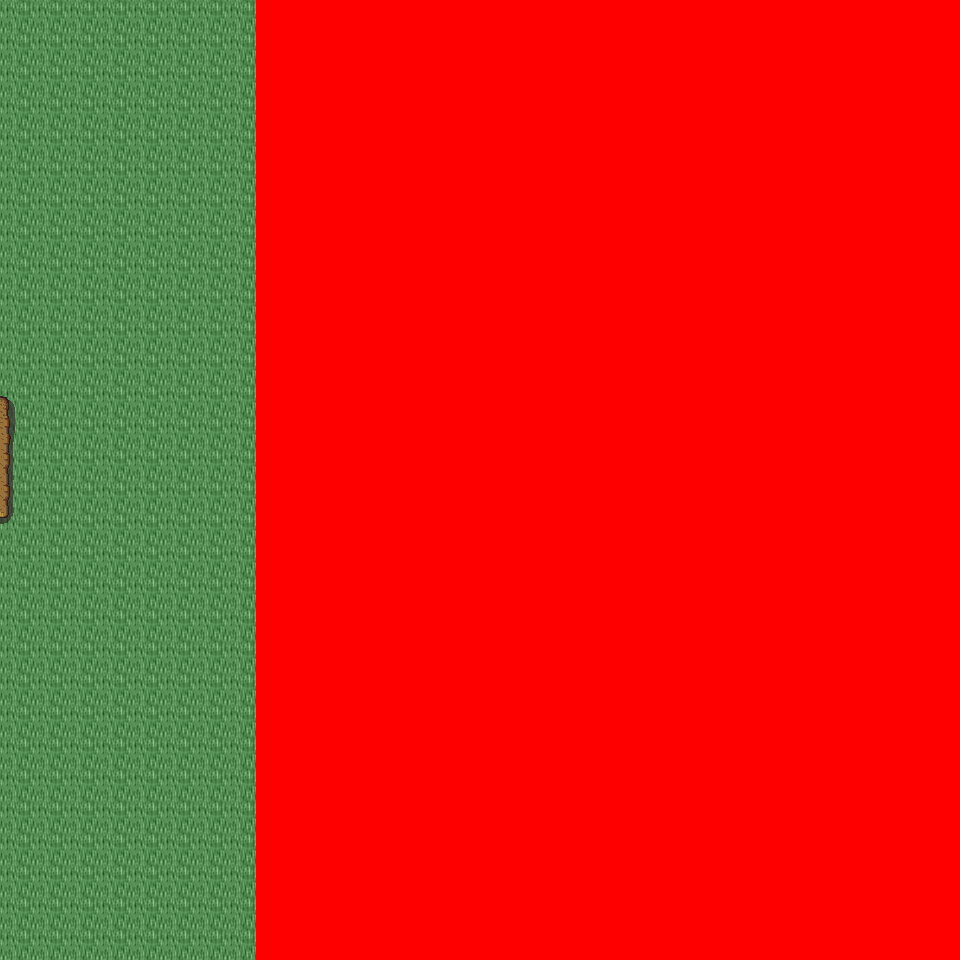

Tiled map render using the project's own tile images. Description and the map definition, with tile-layer contents summarised, below:
An orthogonal 30x30 tile map with 32x32 px tiles, 6 tile layers (Ground, Object, Object2, Above, ...), 51 tilesets and 3 objects (3x mapchange).

<map version="1.0" orientation="orthogonal" renderorder="right-down" width="30" height="30" tilewidth="32" tileheight="32" nextobjectid="4">
  <tileset firstgid="1" name="tileset_logic_collision" tilewidth="32" tileheight="32" tilecount="1" columns="1">
    <image source="../drawable/tileset_logic_collision.png" width="32" height="32" />
  </tileset>
  <tileset firstgid="2" name="tileset_ground_ground" tilewidth="32" tileheight="32" tilecount="33" columns="3">
    <image source="../drawable/tileset_ground_ground.png" width="96" height="352" />
  </tileset>
  <tileset firstgid="35" name="tileset_building_castle" tilewidth="32" tileheight="32" tilecount="320" columns="20">
    <image source="../drawable/tileset_building_castle.png" width="640" height="512" />
  </tileset>
  <tileset firstgid="355" name="tileset_item_weapon_cannon" tilewidth="32" tileheight="32" tilecount="12" columns="3">
    <image source="../drawable/tileset_item_weapon_cannon.png" width="96" height="128" />
  </tileset>
  <tileset firstgid="367" name="tileset_item_pot_barrels_1" tilewidth="32" tileheight="32" tilecount="8" columns="4">
    <image source="../drawable/tileset_item_pot_barrels_1.png" width="128" height="64" />
  </tileset>
  <tileset firstgid="375" name="tileset_building_door_door" tilewidth="32" tileheight="32" tilecount="6" columns="3">
    <image source="../drawable/tileset_building_door_door.png" width="96" height="64" />
  </tileset>
  <tileset firstgid="381" name="tileset_building_door_closed" tilewidth="32" tileheight="32" tilecount="1" columns="1">
    <image source="../drawable/tileset_building_door_closed.png" width="32" height="32" />
  </tileset>
  <tileset firstgid="382" name="tileset_building_window_window_centered" tilewidth="32" tileheight="32" tilecount="1" columns="1">
    <image source="../drawable/tileset_building_window_window_centered.png" width="32" height="32" />
  </tileset>
  <tileset firstgid="383" name="tileset_building_decoration_chimney_big" tilewidth="32" tileheight="32" tilecount="2" columns="1">
    <image source="../drawable/tileset_building_decoration_chimney_big.png" width="32" height="64" />
  </tileset>
  <tileset firstgid="385" name="tileset_ground_grass_edges" tilewidth="32" tileheight="32" tilecount="36" columns="12">
    <image source="../drawable/tileset_ground_grass_edges.png" width="384" height="96" />
  </tileset>
  <tileset firstgid="421" name="tileset_ground_grass_corners" tilewidth="32" tileheight="32" tilecount="24" columns="6">
    <image source="../drawable/tileset_ground_grass_corners.png" width="192" height="128" />
  </tileset>
  <tileset firstgid="445" name="tileset_plant_tree_fall_trees" tilewidth="32" tileheight="32" tilecount="40" columns="8">
    <image source="../drawable/tileset_plant_tree_fall_trees.png" width="256" height="160" />
  </tileset>
  <tileset firstgid="485" name="tileset_plant_tree_locust_tree" tilewidth="32" tileheight="32" tilecount="20" columns="4">
    <image source="../drawable/tileset_plant_tree_locust_tree.png" width="128" height="160" />
  </tileset>
  <tileset firstgid="505" name="tileset_furniture_chair_bench_white" tilewidth="32" tileheight="32" tilecount="8" columns="2">
    <image source="../drawable/tileset_furniture_chair_bench_white.png" width="64" height="128" />
  </tileset>
  <tileset firstgid="513" name="tileset_plant_flower_daisy_blue" tilewidth="32" tileheight="32" tilecount="8" columns="2">
    <image source="../drawable/tileset_plant_flower_daisy_blue.png" width="64" height="128" />
  </tileset>
  <tileset firstgid="521" name="tileset_plant_flower_daisy_red" tilewidth="32" tileheight="32" tilecount="8" columns="2">
    <image source="../drawable/tileset_plant_flower_daisy_red.png" width="64" height="128" />
  </tileset>
  <tileset firstgid="529" name="tileset_plant_flower_daisy_white" tilewidth="32" tileheight="32" tilecount="8" columns="2">
    <image source="../drawable/tileset_plant_flower_daisy_white.png" width="64" height="128" />
  </tileset>
  <tileset firstgid="537" name="tileset_plant_flower_daisy_yellow" tilewidth="32" tileheight="32" tilecount="8" columns="2">
    <image source="../drawable/tileset_plant_flower_daisy_yellow.png" width="64" height="128" />
  </tileset>
  <tileset firstgid="545" name="tileset_plant_flower_flower_bed_1" tilewidth="32" tileheight="32" tilecount="35" columns="7">
    <image source="../drawable/tileset_plant_flower_flower_bed_1.png" width="224" height="160" />
  </tileset>
  <tileset firstgid="580" name="tileset_plant_flower_planted_containers" tilewidth="32" tileheight="32" tilecount="16" columns="4">
    <image source="../drawable/tileset_plant_flower_planted_containers.png" width="128" height="128" />
  </tileset>
  <tileset firstgid="596" name="tileset_item_pot_pot_grey" tilewidth="32" tileheight="32" tilecount="1" columns="1">
    <image source="../drawable/tileset_item_pot_pot_grey.png" width="32" height="32" />
  </tileset>
  <tileset firstgid="597" name="tileset_item_pot_pot_burgundy" tilewidth="32" tileheight="32" tilecount="1" columns="1">
    <image source="../drawable/tileset_item_pot_pot_burgundy.png" width="32" height="32" />
  </tileset>
  <tileset firstgid="598" name="tileset_building_decoration_chimney" tilewidth="32" tileheight="32" tilecount="2" columns="1">
    <image source="../drawable/tileset_building_decoration_chimney.png" width="32" height="64" />
  </tileset>
  <tileset firstgid="600" name="tileset_furniture_light_lamp_blue" tilewidth="32" tileheight="32" tilecount="3" columns="1">
    <image source="../drawable/tileset_furniture_light_lamp_blue.png" width="32" height="96" />
  </tileset>
  <tileset firstgid="603" name="tileset_furniture_table_bazaar_table_1" tilewidth="32" tileheight="32" tilecount="4" columns="2">
    <image source="../drawable/tileset_furniture_table_bazaar_table_1.png" width="64" height="64" />
  </tileset>
  <tileset firstgid="607" name="tileset_furniture_table_bazaar_table_2" tilewidth="32" tileheight="32" tilecount="6" columns="2">
    <image source="../drawable/tileset_furniture_table_bazaar_table_2.png" width="64" height="96" />
  </tileset>
  <tileset firstgid="613" name="tileset_furniture_table_bazaar_table_3" tilewidth="32" tileheight="32" tilecount="6" columns="2">
    <image source="../drawable/tileset_furniture_table_bazaar_table_3.png" width="64" height="96" />
  </tileset>
  <tileset firstgid="619" name="tileset_furniture_table_bazaar_table_4" tilewidth="32" tileheight="32" tilecount="6" columns="2">
    <image source="../drawable/tileset_furniture_table_bazaar_table_4.png" width="64" height="96" />
  </tileset>
  <tileset firstgid="625" name="tileset_furniture_table_bazaar_table_5" tilewidth="32" tileheight="32" tilecount="6" columns="2">
    <image source="../drawable/tileset_furniture_table_bazaar_table_5.png" width="64" height="96" />
  </tileset>
  <tileset firstgid="631" name="tileset_furniture_table_flowers_on_bench2" tilewidth="32" tileheight="32" tilecount="6" columns="3">
    <image source="../drawable/tileset_furniture_table_flowers_on_bench2.png" width="96" height="64" />
  </tileset>
  <tileset firstgid="637" name="tileset_furniture_table_flowers_on_benches" tilewidth="32" tileheight="32" tilecount="10" columns="2">
    <image source="../drawable/tileset_furniture_table_flowers_on_benches.png" width="64" height="160" />
  </tileset>
  <tileset firstgid="647" name="tileset_furniture_table_vendors_table" tilewidth="32" tileheight="32" tilecount="35" columns="7">
    <image source="../drawable/tileset_furniture_table_vendors_table.png" width="224" height="160" />
  </tileset>
  <tileset firstgid="682" name="tileset_item_drink_bottles_and_cups" tilewidth="32" tileheight="32" tilecount="16" columns="4">
    <image source="../drawable/tileset_item_drink_bottles_and_cups.png" width="128" height="128" />
  </tileset>
  <tileset firstgid="698" name="tileset_item_drink_beers_and_flasks" tilewidth="32" tileheight="32" tilecount="12" columns="4">
    <image source="../drawable/tileset_item_drink_beers_and_flasks.png" width="128" height="96" />
  </tileset>
  <tileset firstgid="710" name="tileset_item_drink_casks" tilewidth="32" tileheight="32" tilecount="4" columns="2">
    <image source="../drawable/tileset_item_drink_casks.png" width="64" height="64" />
  </tileset>
  <tileset firstgid="714" name="tileset_item_food_meals_1" tilewidth="32" tileheight="32" tilecount="2" columns="2">
    <image source="../drawable/tileset_item_food_meals_1.png" width="64" height="32" />
  </tileset>
  <tileset firstgid="716" name="tileset_item_food_rustic_meals" tilewidth="32" tileheight="32" tilecount="2" columns="2">
    <image source="../drawable/tileset_item_food_rustic_meals.png" width="64" height="32" />
  </tileset>
  <tileset firstgid="718" name="tileset_item_household_food_preparation_2" tilewidth="32" tileheight="32" tilecount="4" columns="2">
    <image source="../drawable/tileset_item_household_food_preparation_2.png" width="64" height="64" />
  </tileset>
  <tileset firstgid="722" name="tileset_item_pot_barrels_2" tilewidth="32" tileheight="32" tilecount="8" columns="4">
    <image source="../drawable/tileset_item_pot_barrels_2.png" width="128" height="64" />
  </tileset>
  <tileset firstgid="730" name="tileset_item_drink_olive_oil_vinegar" tilewidth="32" tileheight="32" tilecount="4" columns="2">
    <image source="../drawable/tileset_item_drink_olive_oil_vinegar.png" width="64" height="64" />
  </tileset>
  <tileset firstgid="734" name="tileset_ground_ground_3" tilewidth="32" tileheight="32" tilecount="5" columns="5">
    <image source="../drawable/tileset_ground_ground_3.png" width="160" height="32" />
  </tileset>
  <tileset firstgid="739" name="tileset_building_decoration_banner" tilewidth="32" tileheight="32" tilecount="12" columns="1">
    <image source="../drawable/tileset_building_decoration_banner.png" width="32" height="384" />
  </tileset>
  <tileset firstgid="751" name="tileset_building_cottage" tilewidth="32" tileheight="32" tilecount="256" columns="16">
    <image source="../drawable/tileset_building_cottage.png" width="512" height="512" />
  </tileset>
  <tileset firstgid="1007" name="tileset_building_roof_thatched_roof" tilewidth="32" tileheight="32" tilecount="256" columns="16">
    <image source="../drawable/tileset_building_roof_thatched_roof.png" width="512" height="512" />
  </tileset>
  <tileset firstgid="1263" name="tileset_building_door_doors" tilewidth="32" tileheight="32" tilecount="256" columns="16">
    <image source="../drawable/tileset_building_door_doors.png" width="512" height="512" />
  </tileset>
  <tileset firstgid="1519" name="tileset_building_window_windows" tilewidth="32" tileheight="32" tilecount="256" columns="16">
    <image source="../drawable/tileset_building_window_windows.png" width="512" height="512" />
  </tileset>
  <tileset firstgid="1775" name="tileset_plant_bush_leafy" tilewidth="32" tileheight="32" tilecount="48" columns="8">
    <image source="../drawable/tileset_plant_bush_leafy.png" width="256" height="192" />
  </tileset>
  <tileset firstgid="1823" name="tileset_plant_bushes_and_trees" tilewidth="32" tileheight="32" tilecount="144" columns="16">
    <image source="../drawable/tileset_plant_bushes_and_trees.png" width="512" height="289" />
  </tileset>
  <tileset firstgid="1967" name="tileset_plant_bush_berried" tilewidth="32" tileheight="32" tilecount="60" columns="5">
    <image source="../drawable/tileset_plant_bush_berried.png" width="160" height="384" />
  </tileset>
  <tileset firstgid="2027" name="tileset_plant_bush_fern" tilewidth="32" tileheight="32" tilecount="32" columns="8">
    <image source="../drawable/tileset_plant_bush_fern.png" width="256" height="128" />
  </tileset>
  <tileset firstgid="2059" name="tileset_plant_bush_bush_pinks" tilewidth="32" tileheight="32" tilecount="4" columns="2">
    <image source="../drawable/tileset_plant_bush_bush_pinks.png" width="64" height="64" />
  </tileset>
  <layer name="Ground" width="30" height="30">
    <data>[900 cells, 900 non-empty, 1 distinct tile ids]</data>
  </layer>
  <layer name="Object" width="30" height="30">
    <data>[900 cells, 6 non-empty, 3 distinct tile ids]</data>
  </layer>
  <layer name="Object2" width="30" height="30">
    <data>[900 cells, 0 non-empty, 0 distinct tile ids]</data>
  </layer>
  <layer name="Above" width="30" height="30">
    <data>[900 cells, 75 non-empty, 48 distinct tile ids]</data>
  </layer>
  <layer name="Above2" width="30" height="30">
    <data>[900 cells, 1 non-empty, 1 distinct tile ids]</data>
  </layer>
  <layer name="Walkable" width="30" height="30">
    <data>[900 cells, 660 non-empty, 1 distinct tile ids]</data>
  </layer>
  <objectgroup name="MapEvents">
    <object id="1" name="north" type="mapchange" x="0" y="0" width="256" height="32">
      <properties>
        <property name="map" value="0_ados_mountain_n2_w2_x3_y1" />
        <property name="place" value="south" />
      </properties>
    </object>
    <object id="2" name="south" type="mapchange" x="0" y="928" width="256" height="32">
      <properties>
        <property name="map" value="0_ados_mountain_n2_w2_x3_y3" />
        <property name="place" value="north" />
      </properties>
    </object>
    <object id="3" name="west" type="mapchange" x="0" y="0" width="32" height="960">
      <properties>
        <property name="map" value="0_ados_mountain_n2_w2_x2_y2" />
        <property name="place" value="east" />
      </properties>
    </object>
  </objectgroup>
</map>
